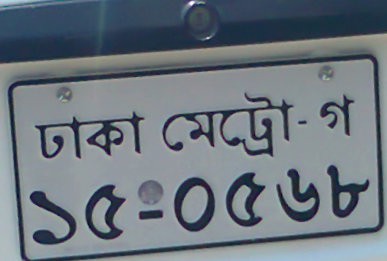
#> input picture Input Image/Image2.png, 387 x 261 px
$ python Step_1_Rotation.py
#> lines starting #> are read from the running program, lines starting #| are printed output that depends on the picture
import numpy as np
import cv2
import os  # Import os to create the directory if it doesn't exist

from skimage.transform import radon

# Create a directory for saving intermediate images
output_directory = "Step_1_Rotation_Result"
os.makedirs(output_directory, exist_ok=True)

filename = './Input Image/Image2.png'
# Load file, converting to grayscale
img = cv2.imread(filename)
#> img is the input picture: shape (261, 387, 3); mean B, G, R 126.7, 118.5, 108.8
I = cv2.cvtColor(img, cv2.COLOR_BGR2GRAY)
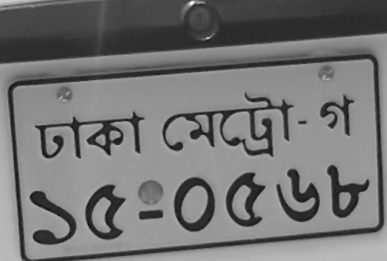
#> I: shape (261, 387); min 16, max 253, mean 116.5
h, w = I.shape
#> h = 261; w = 387
# If the resolution is high, resize the image to reduce processing time.
if (w > 640):
    I = cv2.resize(I, (640, int((h / w) * 640)))
I = I - np.mean(I)  # Demean; make the brightness extend above and below zero
# Save the intermediate image after demean
cv2.imwrite(os.path.join(output_directory, 'step_demean.jpg'), I)
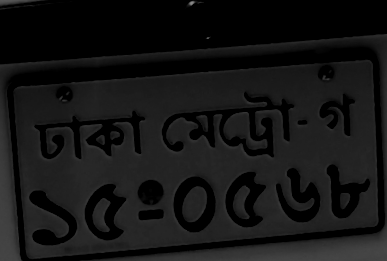
#> saved as step_demean.jpg: shape (261, 387); min 0, max 136, mean 20.6

# Do the radon transform
sinogram = radon(I)
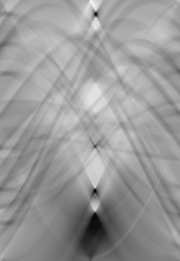
#> sinogram: shape (261, 180) float64; min -19146.1, max 13096.4, mean 260.2; drawn with min black and max white
# Save the intermediate sinogram image
cv2.imwrite(os.path.join(output_directory, 'step_sinogram.jpg'), sinogram)
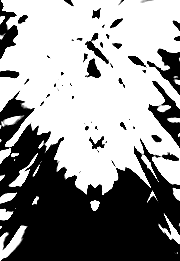
#> saved as step_sinogram.jpg: shape (261, 180); min 0, max 255, mean 147.2

# Find the RMS value of each row and find "busiest" rotation,
# where the transform is lined up perfectly with the alternating dark
# text and white lines
r = np.array([np.sqrt(np.mean(np.abs(line) ** 2)) for line in sinogram.transpose()])
#> r = 180 values, max 8471.7 at index 95, min 1602.8 at index 17, mean 3372.5
rotation = np.argmax(r)
#> rotation = 95
print('Rotation: {:.2f} degrees'.format(90 - rotation))
#| Rotation: -5.00 degrees

# Rotate and save with the original resolution
M = cv2.getRotationMatrix2D((w/2, h/2), 90 - rotation, 1)
#> M = [[0.996, -0.0872, 12.11], [0.0872, 0.996, -16.37]]
dst = cv2.warpAffine(img, M, (w, h))
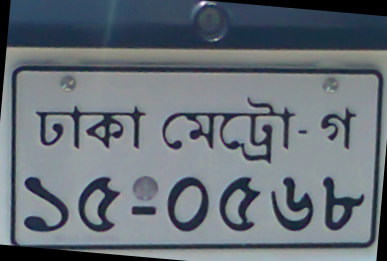
#> dst: shape (261, 387, 3); mean B, G, R 119.8, 112.2, 103.4
cv2.imwrite(os.path.join(output_directory, 'step_rotated.jpg'), dst)

# Convert the image to grayscale
gray = cv2.cvtColor(dst, cv2.COLOR_BGR2GRAY)
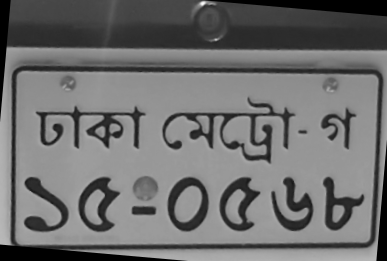
#> gray: shape (261, 387); min 0, max 251, mean 110.5
# Save the final grayscale image
cv2.imwrite(os.path.join(output_directory, 'final_gray.jpg'), gray)

cv2.imshow("rotated.jpg", dst)
cv2.waitKey(0)
